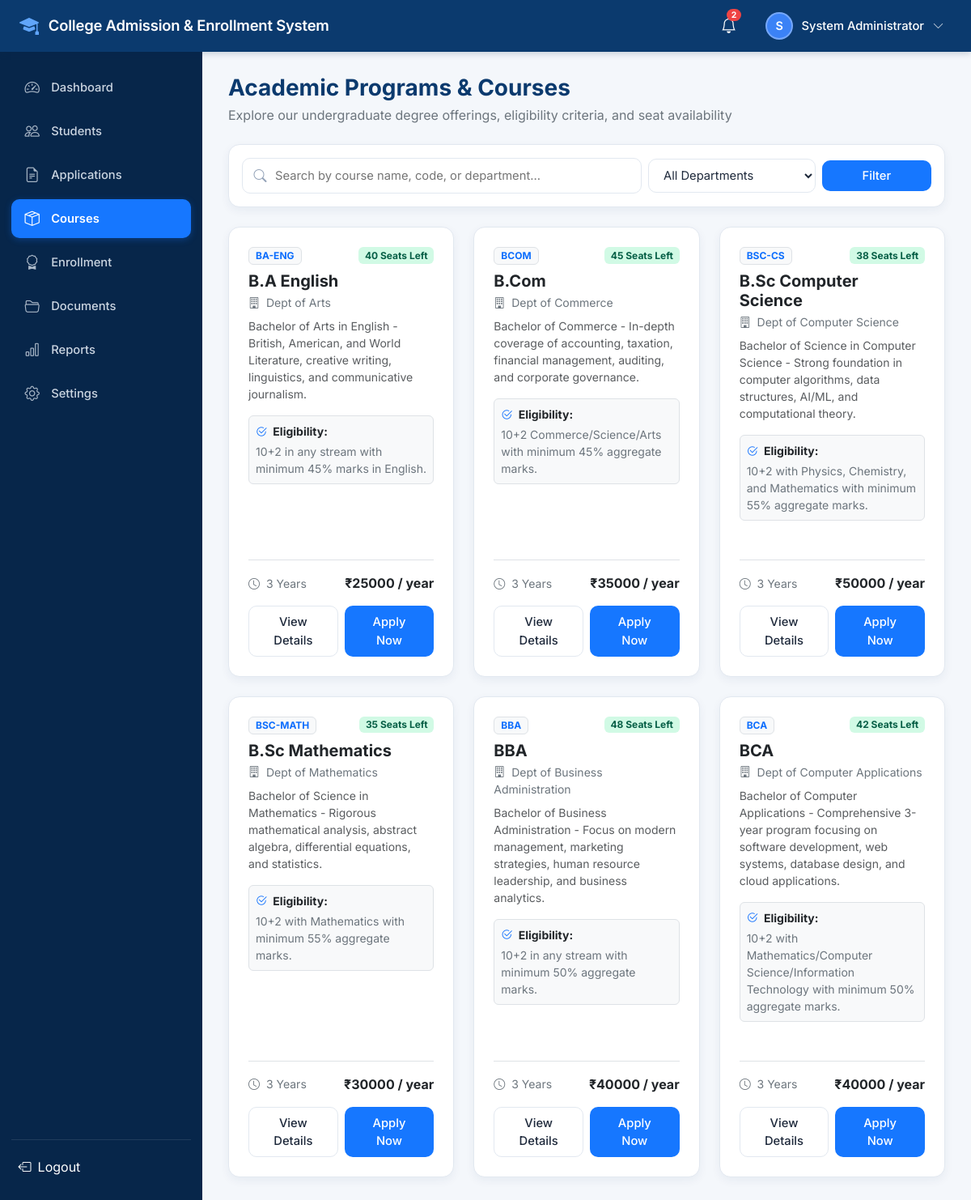
Screenshot of /courses/ (signed in) with the database file from the repository.
### accounts/models.py (models this page shows, shortened)
class User(AbstractUser):
    ROLE_CHOICES = (
        ('ADMIN', 'Admin'),
        ('STUDENT', 'Student'),
    )
    role = models.CharField(max_length=20, choices=ROLE_CHOICES, default='STUDENT')
    email = models.EmailField(unique=True)
    phone_number = models.CharField(max_length=20, blank=True, null=True)
    profile_picture = models.ImageField(upload_to='profiles/', blank=True, null=True)
    created_at = models.DateTimeField(auto_now_add=True)
    updated_at = models.DateTimeField(auto_now=True)
    USERNAME_FIELD = 'email'
    REQUIRED_FIELDS = ['username', 'first_name', 'last_name']
    @property
    def is_student(self):
        return self.role == 'STUDENT'
    @property
    def is_admin_user(self):
        return self.role == 'ADMIN' or self.is_staff or self.is_superuser
    @property
    def full_name(self):
        name = f"{self.first_name} {self.last_name}".strip()
        return name if name else self.username

### courses/models.py (models this page shows, shortened)
class Course(models.Model):
    STATUS_CHOICES = (
        ('Active', 'Active'),
        ('Inactive', 'Inactive'),
    )
    course_name = models.CharField(max_length=150)
    course_code = models.CharField(max_length=30, unique=True)
    department = models.CharField(max_length=100)
    description = models.TextField(blank=True)
    duration = models.CharField(max_length=50, default='3 Years')
    total_seats = models.PositiveIntegerField(default=60, validators=[MinValueValidator(1)])
    available_seats = models.PositiveIntegerField(default=60)
    eligibility = models.TextField(default='10+2 Higher Secondary Examination passed with minimum 50% aggregate marks.')
    fees = models.DecimalField(max_digits=10, decimal_places=2, default=45000.00)
    status = models.CharField(max_length=20, choices=STATUS_CHOICES, default='Active')
    created_at = models.DateTimeField(auto_now_add=True)
    updated_at = models.DateTimeField(auto_now=True)
    class Meta:
        ordering = ['course_name']
    @property
    def has_available_seats(self):
        return self.available_seats > 0 and self.status == 'Active'

### courses/views.py (the view, shortened to what this page needs)
# urls.py: path('', views.course_list, name='list'),
def course_list(request):
    query = request.GET.get('q', '').strip()
    dept = request.GET.get('dept', '').strip()
    courses = Course.objects.all()
    if not (request.user.is_authenticated and request.user.is_admin_user):
        courses = courses.filter(status='Active')
    if dept:
        courses = courses.filter(department__iexact=dept)
    departments = Course.objects.values_list('department', flat=True).distinct()
    return render(request, 'courses/course_list.html', {
        'courses': courses,
        'departments': departments,
        'query': query,
        'selected_dept': dept,
    })

### notifications/context_processors.py (called while the page is built)
def notification_context(request):
    if request.user.is_authenticated:
        unread_count = Notification.objects.filter(recipient=request.user, is_read=False).count()
        recent_notifications = Notification.objects.filter(recipient=request.user)[:5]
        return {
            'unread_notifications_count': unread_count,
            'recent_notifications': recent_notifications,
        }
    return {
        'unread_notifications_count': 0,
        'recent_notifications': [],
    }

### templates/courses/course_list.html (shortened to what this page needs)
{% extends 'base.html' %}
{% load static %}
{% block content %}
<div class="mb-4">
  <h3 class="fw-bold mb-1" style="color: #0B3A6E;">Academic Programs & Courses</h3>
  <p class="text-secondary mb-0">Explore our undergraduate degree offerings, eligibility criteria, and seat availability</p>
</div>
<div class="card-custom mb-4 p-3">
  <form method="get" class="row g-2 align-items-center">
    <div class="col-md-6 col-lg-7">
      <div class="input-icon-group">
        <i class="bi bi-search"></i>
        <input type="text" name="q" value="{{ query }}" class="form-control-custom" placeholder="Search by course name, code, or department...">
      </div>
    </div>
    <div class="col-md-4 col-lg-3">
      <select name="dept" class="form-select-custom">
        <option value="">All Departments</option>
      </select>
    </div>
    <div class="col-md-2 col-lg-2 d-flex gap-2">
      <button type="submit" class="btn btn-primary-custom w-100 py-2">Filter</button>
    </div>
  </form>
</div>
<div class="row g-4">
  {% for course in courses %}
    <div class="col-md-6 col-lg-4">
      <div class="card-custom h-100 card-custom-hover d-flex flex-column justify-content-between">
        <div>
          <div class="d-flex justify-content-between align-items-start mb-2">
            <span class="badge bg-light text-primary border fw-bold px-2 py-1">{{ course.course_code }}</span>
            {% if course.has_available_seats %}
              <span class="badge badge-success">{{ course.available_seats }} Seats Left</span>
            {% else %}
              <span class="badge badge-danger">Seats Full</span>
            {% endif %}
          </div>
          <h5 class="fw-bold text-dark mb-1">{{ course.course_name }}</h5>
          <div class="text-secondary small mb-2"><i class="bi bi-building me-1"></i> Dept of {{ course.department }}</div>
          <p class="text-muted small mb-3">{{ course.description|truncatewords:20 }}</p>
          <div class="p-2 rounded-2 bg-light border small text-secondary mb-3">
            <strong class="text-dark d-block mb-1"><i class="bi bi-check2-circle text-primary me-1"></i> Eligibility:</strong>
            {{ course.eligibility|truncatewords:15 }}
          </div>
        </div>
        <div class="border-top pt-3 mt-2">
          <div class="d-flex justify-content-between align-items-center mb-3 text-secondary small">
            <span><i class="bi bi-clock me-1"></i> {{ course.duration }}</span>
            <span class="fw-bold text-dark fs-6">₹{{ course.fees|floatformat:0 }} / year</span>
          </div>
          <div class="d-flex gap-2">
            <a href="{% url 'courses:detail' course.id %}" class="btn btn-outline-custom w-50 py-2 small">
              View Details
            </a>
            {% if user.is_authenticated and user.is_student %}
              <a href="{% url 'admissions:apply' %}" class="btn btn-primary-custom w-50 py-2 small {% if not course.has_available_seats %}disabled{% endif %}">
                Apply Now
              </a>
            {% else %}
              <a href="{% url 'accounts:register' %}" class="btn btn-primary-custom w-50 py-2 small">
                Apply Now
              </a>
            {% endif %}
          </div>
        </div>
      </div>
    </div>
  {% endfor %}
</div>
{% endblock %}

### templates/base.html (shortened to what this page needs)
{% load static %}
<!DOCTYPE html>
<html lang="en">
<head>
  <link href="https://cdn.jsdelivr.net/npm/bootstrap@5.3.3/dist/css/bootstrap.min.css" rel="stylesheet">
  <link rel="stylesheet" href="https://cdn.jsdelivr.net/npm/bootstrap-icons@1.11.3/font/bootstrap-icons.min.css">
  <link rel="stylesheet" href="{% static 'css/style.css' %}">
</head>
<body>
  <header class="portal-header">
    <div class="d-flex align-items-center gap-3">
      <a href="{% if user.is_authenticated %}{% if user.is_admin_user %}{% url 'accounts:admin_dashboard' %}{% else %}{% url 'students:dashboard' %}{% endif %}{% else %}{% url 'accounts:home' %}{% endif %}" class="portal-brand text-decoration-none">
        <i class="bi bi-mortarboard-fill"></i>
        <span>College Admission & Enrollment System</span>
      </a>
    </div>
    <div class="portal-header-right">
      {% if user.is_authenticated %}
        <div class="dropdown">
          <button class="notification-bell-btn" id="notifDropdown" data-bs-toggle="dropdown" aria-expanded="false" title="Notifications">
            <i class="bi bi-bell"></i>
            {% if unread_notifications_count > 0 %}
              <span class="notification-badge">{{ unread_notifications_count }}</span>
            {% endif %}
          </button>
        </div>
        <div class="dropdown">
          <button class="header-user-btn" id="userMenuDropdown" data-bs-toggle="dropdown" aria-expanded="false">
            <div class="header-avatar">
              {% if user.profile_picture %}
                <img src="{{ user.profile_picture.url }}" alt="{{ user.full_name }}" class="w-100 h-100 rounded-circle">
              {% else %}
                {{ user.first_name|first|default:user.username|first|upper }}
              {% endif %}
            </div>
            <span class="header-user-name d-none d-sm-inline">{{ user.full_name|default:user.username }}</span>
            <i class="bi bi-chevron-down small opacity-75"></i>
          </button>
        </div>
      {% endif %}
    </div>
  </header>
  {% if user.is_authenticated %}
    <div class="portal-layout">
      <aside class="portal-sidebar">
        <ul class="sidebar-menu">
          {% if user.is_student %}
            <li class="sidebar-item {% if request.resolver_match.view_name == 'students:dashboard' %}active{% endif %}">
              <a href="{% url 'students:dashboard' %}"><i class="bi bi-speedometer2"></i> Dashboard</a>
            </li>
            <li class="sidebar-item {% if request.resolver_match.view_name == 'students:profile' %}active{% endif %}">
              <a href="{% url 'students:profile' %}"><i class="bi bi-person"></i> My Profile</a>
            </li>
            <li class="sidebar-item {% if request.resolver_match.view_name == 'admissions:apply' %}active{% endif %}">
              <a href="{% url 'admissions:apply' %}"><i class="bi bi-file-earmark-plus"></i> Apply for Admission</a>
            </li>
            <li class="sidebar-item {% if 'my_applications' in request.resolver_match.view_name or 'application_detail' in request.resolver_match.view_name %}active{% endif %}">
              <a href="{% url 'admissions:my_applications' %}"><i class="bi bi-journal-text"></i> My Applications</a>
            </li>
            <li class="sidebar-item {% if 'courses' in request.resolver_match.app_name and not user.is_admin_user %}active{% endif %}">
              <a href="{% url 'courses:list' %}"><i class="bi bi-book"></i> Courses</a>
            </li>
            <li class="sidebar-item {% if 'enrollments' in request.resolver_match.app_name %}active{% endif %}">
              <a href="{% url 'enrollments:my_enrollments' %}"><i class="bi bi-award"></i> Enrollment</a>
            </li>
            <li class="sidebar-item {% if 'documents' in request.resolver_match.app_name %}active{% endif %}">
              <a href="{% url 'documents:list' %}"><i class="bi bi-folder2-open"></i> Documents</a>
            </li>
            <li class="sidebar-item {% if 'notifications' in request.resolver_match.app_name %}active{% endif %}">
              <a href="{% url 'notifications:list' %}"><i class="bi bi-bell"></i> Notifications</a>
            </li>
            <li class="sidebar-item {% if request.resolver_match.view_name == 'accounts:settings' %}active{% endif %}">
              <a href="{% url 'accounts:settings' %}"><i class="bi bi-gear"></i> Settings</a>
            </li>
          {% else %}
            <li class="sidebar-item {% if request.resolver_match.view_name == 'accounts:admin_dashboard' %}active{% endif %}">
              <a href="{% url 'accounts:admin_dashboard' %}"><i class="bi bi-speedometer2"></i> Dashboard</a>
            </li>
            <li class="sidebar-item {% if 'students:manage' in request.resolver_match.view_name or 'student_detail' in request.resolver_match.view_name %}active{% endif %}">
              <a href="{% url 'students:manage' %}"><i class="bi bi-people"></i> Students</a>
            </li>
            <li class="sidebar-item {% if 'admissions:admin' in request.resolver_match.view_name %}active{% endif %}">
              <a href="{% url 'admissions:admin_manage' %}"><i class="bi bi-file-earmark-text"></i> Applications</a>
            </li>
            <li class="sidebar-item {% if 'courses' in request.resolver_match.app_name %}active{% endif %}">
              <a href="{% url 'courses:manage' %}"><i class="bi bi-box-seam"></i> Courses</a>
            </li>
            <li class="sidebar-item {% if 'enrollments' in request.resolver_match.app_name %}active{% endif %}">
              <a href="{% url 'enrollments:manage' %}"><i class="bi bi-award"></i> Enrollment</a>
            </li>
            <li class="sidebar-item {% if 'documents' in request.resolver_match.app_name %}active{% endif %}">
              <a href="{% url 'documents:manage' %}"><i class="bi bi-folder2-open"></i> Documents</a>
            </li>
            <li class="sidebar-item {% if 'reports' in request.resolver_match.app_name %}active{% endif %}">
              <a href="{% url 'reports:overview' %}"><i class="bi bi-bar-chart"></i> Reports</a>
            </li>
            <li class="sidebar-item {% if request.resolver_match.view_name == 'accounts:settings' %}active{% endif %}">
              <a href="{% url 'accounts:settings' %}"><i class="bi bi-gear"></i> Settings</a>
            </li>
          {% endif %}
        </ul>
        <div class="sidebar-footer">
          <form action="{% url 'accounts:logout' %}" method="post">
            <button type="submit" class="btn btn-link text-white text-decoration-none w-100 text-start p-2 d-flex align-items-center gap-2 rounded hover-bg">
              <i class="bi bi-box-arrow-left"></i> Logout
            </button>
          </form>
        </div>
      </aside>
      <main class="portal-content">
        {% block content %}{% endblock %}
      </main>
    </div>
  {% else %}
    <main class="flex-grow-1">
      {% block public_content %}{% endblock %}
    </main>
  {% endif %}
</body>
</html>

### rows the page displays
User: first_name|first "S", full_name "System Administrator"
Course: course_code "BA-ENG", available_seats "40", course_name "B.A English", department "Arts", description "Bachelor of Arts in English - British, American, and World Literature, creative writing, linguistics, and communicative journalism.", eligibility "10+2 in any stream with minimum 45% marks in English.", duration "3 Years", fees "25000"
Course: course_code "BCOM", available_seats "45", course_name "B.Com", department "Commerce", description "Bachelor of Commerce - In-depth coverage of accounting, taxation, financial management, auditing, and corporate governance.", eligibility "10+2 Commerce/Science/Arts with minimum 45% aggregate marks.", duration "3 Years", fees "35000"
Course: course_code "BSC-CS", available_seats "38", course_name "B.Sc Computer Science", department "Computer Science", description "Bachelor of Science in Computer Science - Strong foundation in computer algorithms, data structures, AI/ML, and computational theory.", eligibility "10+2 with Physics, Chemistry, and Mathematics with minimum 55% aggregate marks.", duration "3 Years", fees "50000"
Course: course_code "BSC-MATH", available_seats "35", course_name "B.Sc Mathematics", department "Mathematics", description "Bachelor of Science in Mathematics - Rigorous mathematical analysis, abstract algebra, differential equations, and statistics.", eligibility "10+2 with Mathematics with minimum 55% aggregate marks.", duration "3 Years", fees "30000"
Course: course_code "BBA", available_seats "48", course_name "BBA", department "Business Administration", description "Bachelor of Business Administration - Focus on modern management, marketing strategies, human resource leadership, and business analytics.", eligibility "10+2 in any stream with minimum 50% aggregate marks.", duration "3 Years", fees "40000"
Course: course_code "BCA", available_seats "42", course_name "BCA", department "Computer Applications", description "Bachelor of Computer Applications - Comprehensive 3-year program focusing on software development, web systems, database design, and cloud applications.", eligibility "10+2 with Mathematics/Computer Science/Information Technology with minimum 50% aggregate marks.", duration "3 Years", fees "40000"

### other values shown
{{ unread_notifications_count }} "2"
